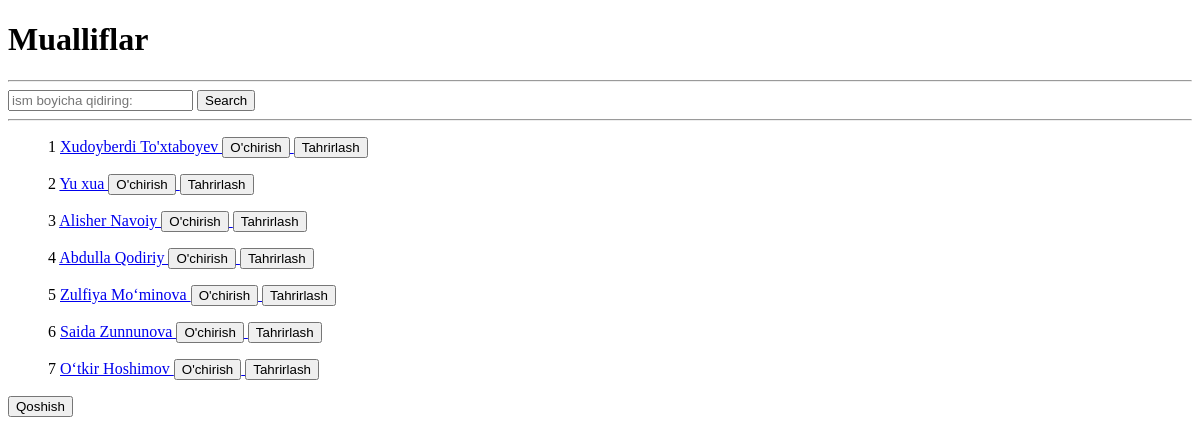
Page /mualliflar/ on the earlier database version.
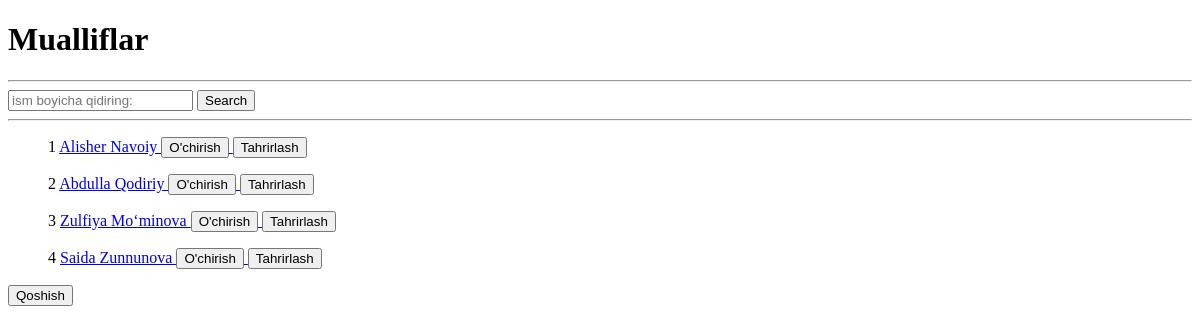
Same page on the later database version.
### main/models.py (models this page shows, shortened)
class Muallif(models.Model):
    ism=models.CharField(max_length=30)
    jins=models.CharField(choices=(('ayol','Ayol'),('erkak','Erkak')))
    tugilgan_sana=models.CharField(default=30)
    kitob_soni=models.PositiveSmallIntegerField()
    tirik=models.BooleanField(default=False)

### main/views.py (the view)
# urls.py: path('mualliflar/',muallif_views),
def muallif_views(request):
    mualliflar=Muallif.objects.all()
    search = request.GET.get('search')
    if search:
        mualliflar = Muallif.objects.filter(ism__contains=search)
    context={
        'mualliflar':mualliflar,
    }
    return render(request,'mualliflar.html',context)

### Template/mualliflar.html (shortened to what this page needs)
<!DOCTYPE html>
<html lang="en">
<head>
</head>
<body>
    <h1>Mualliflar</h1>
    <hr>
<form>
    <input type="text"  name="search" placeholder="ism boyicha qidiring: ">
    <button>Search</button>
</form>
<hr>
<ol>
        {% for muallif in mualliflar %}
    <p>
        {{forloop.counter}}
        <a href="/muallif/{{muallif.id}}/">
        {{muallif.ism}}
            </a>
        <a href="/mualliflar/{{muallif.id}}/delete/">
            <button>O'chirish</button>
        </a>
        <a href="/muallif/{{muallif.id}}/update/">
<button> Tahrirlash</button>
</a>
        </p>
        {% endfor %}
    </ol>
<form method="post">
    <button>Qoshish</button>
</form>
</body>
</html>

Differences in the rows shown:
removed Muallif: ism "Xudoyberdi To'xtaboyev"
removed Muallif: ism "Yu xua"
removed Muallif: ism "O‘tkir Hoshimov"
